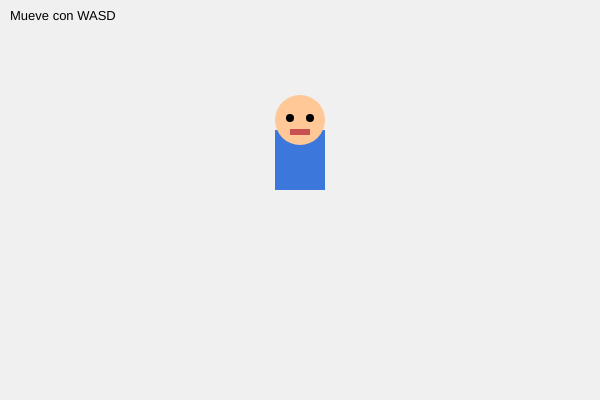
Frame 1 (no input)
Frame 60 (no input): identical to frame 1, image omitted
Frame 120 (the mouse pressed at the canvas centre since frame 60): identical to frame 1, image omitted

The p5.js sketch that drew this single still picture (run headless with seeded random() and noise() and a simulated clock; from frame 60 on, the mouse is pressed at the canvas centre):

// p5.js sketch
// ── sketch.js
let tx = 300, ty = 150;
let speed = 3;

function setup() {
  createCanvas(600, 400);
  rectMode(CENTER);
}

function draw() {
  background(240);

  // Controles con teclas WASD
  if (keyIsDown(65)) tx -= speed; // A = izquierda
  if (keyIsDown(68)) tx += speed; // D = derecha
  if (keyIsDown(87)) ty -= speed; // W = arriba
  if (keyIsDown(83)) ty += speed; // S = abajo

  // translate mueve TODO el personaje junto
  push();
  translate(tx, ty);
  dibujarPersonaje();
  pop();

  // Instrucciones en pantalla
  fill(0);
  noStroke();
  textSize(13);
  text("Mueve con WASD", 10, 20);
}

function dibujarPersonaje() {
  // Cuerpo
  fill(60, 120, 220);
  noStroke();
  rect(0, 10, 50, 60);

  // Cabeza
  fill(255, 200, 150);
  circle(0, -30, 50);

  // Ojo izquierdo
  fill(0);
  circle(-10, -32, 8);

  // Ojo derecho
  fill(0);
  circle(10, -32, 8);

  // Boca
  fill(200, 80, 80);
  rect(0, -18, 20, 6);
}
